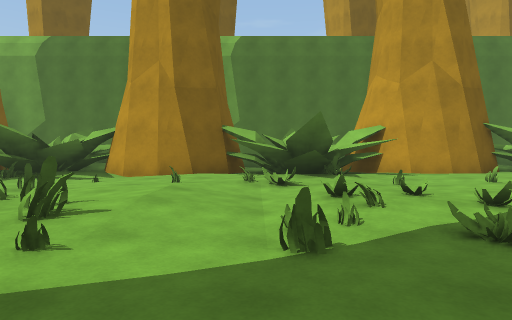
view 1 (above)

17 first-person views from a walk through a Unity game level. The camera is 1.2 m above the floor, tilts 2° down and sees 75° across. The floor is counted in squares, 2 m on a side. Each view is taken from the middle of a square. On the plan, view 1 faces up. The plan holds only what a view shows up to about 10 squares ahead; the rest is blank. The place goes on beyond the plan. The player character is not drawn. Surface patterns are stand-ins for the level's own textures.

view 2
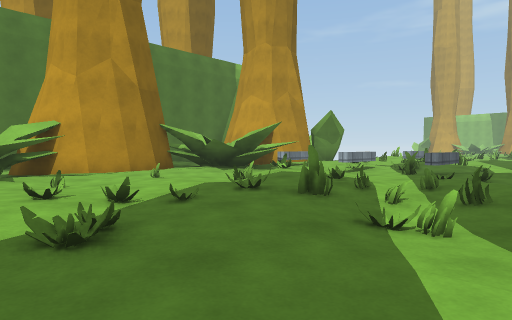

view 3
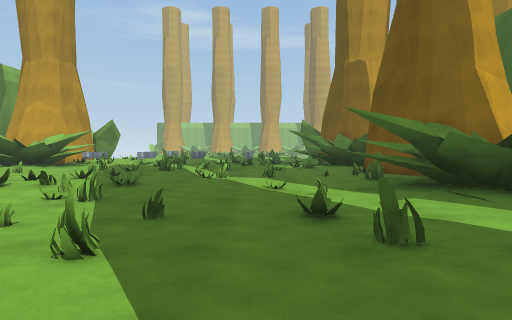

view 4
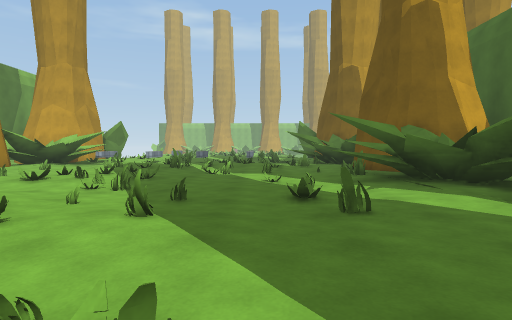

view 5
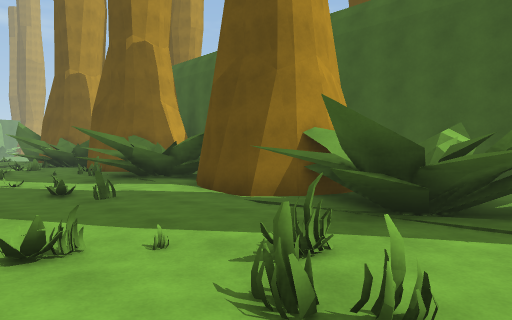

view 6
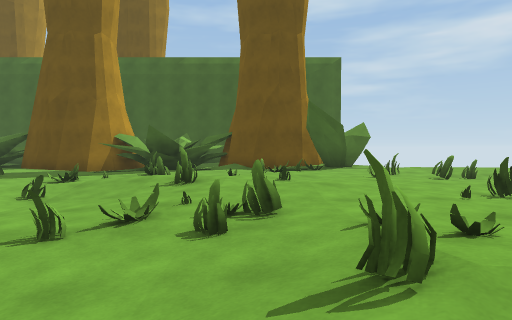

view 7
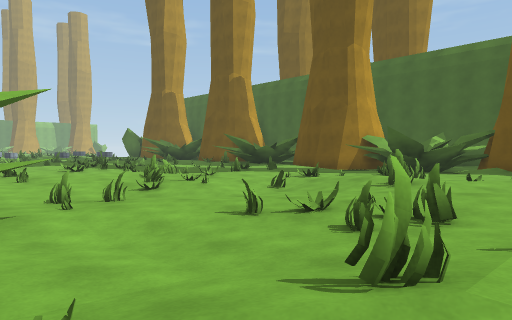

view 8
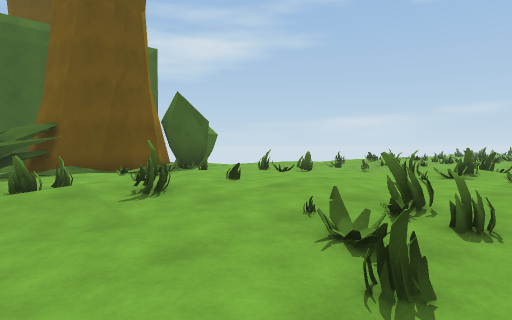

view 9
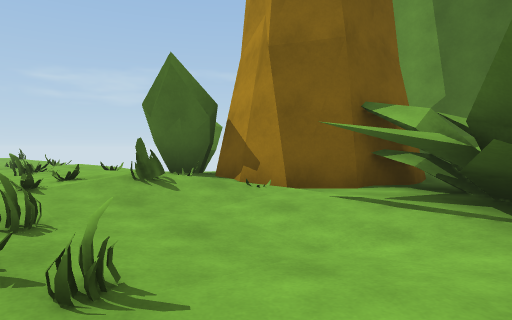

view 10
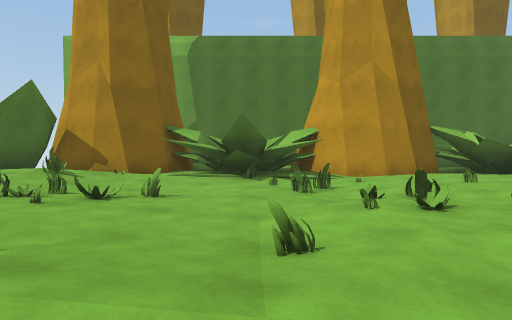

view 11
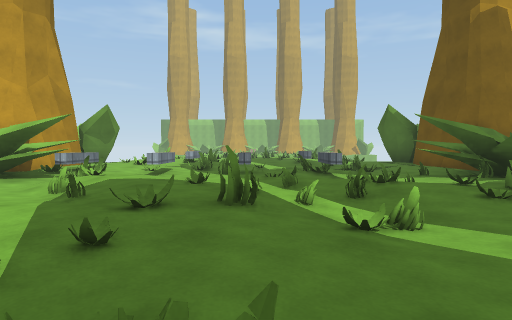

view 12
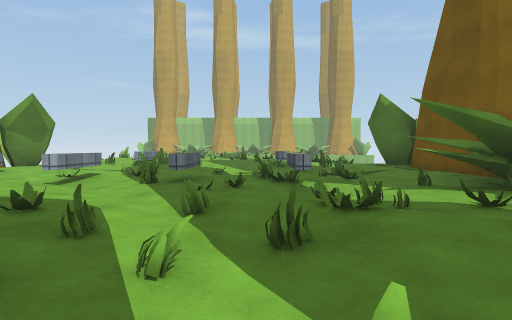

view 13
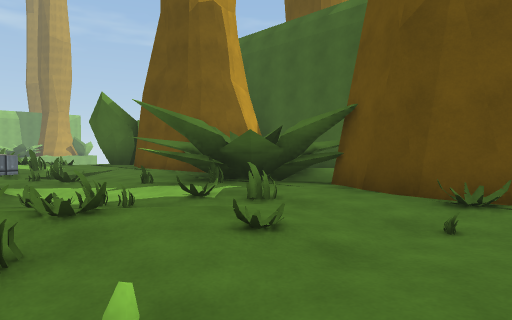

view 14
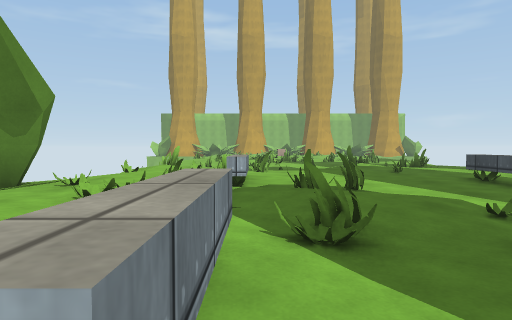

view 15
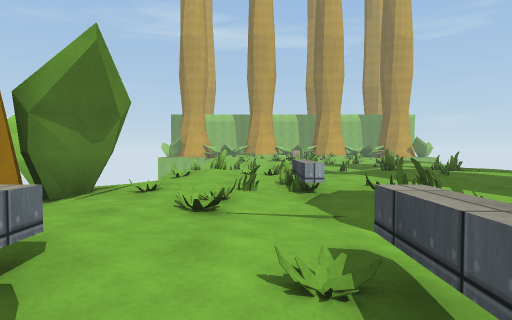

view 16
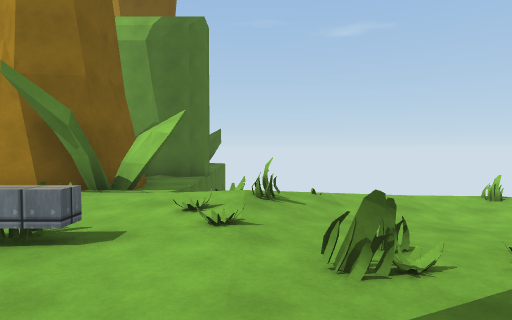

view 17
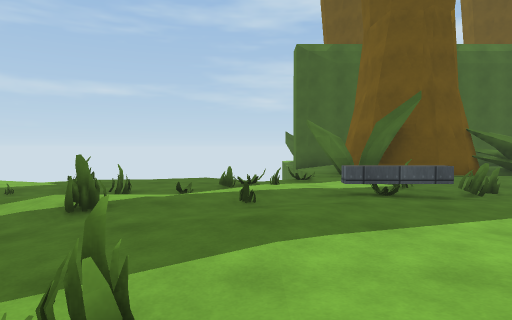

### Floor plan
Key: @ floor where view 1 was taken; # wall or solid block; x gap in a wall; . main floor; : floor 0.25 m higher than the main floor; - floor 0.25 m lower than the main floor; / step, stairs or slope; = window, fence, low wall or low ledge; ^ raised ledge.
Columns run from 15 left of view 1 to 18 right of it. Each row starts with its distance up from view 1.
 10         #^^
  9         #^##
  8     #####^###################
  7 :::::#// ^#^./ ^#^ .::#^^::#:/.:..
  6 .::::////-// ../#..=...#.::::////-
  5 ..//=:#.--.=..:/...../=:...=:#/.-.
  4  ////::==.-/=./.=:.//:/.^//:^::==
  3  =/==:::./-#/=/./.#/:=./.=/=.:::.
  2 ./ /.::://=/.x/=.=.==.//^//..:////
  1 =//.:::/:/.#.=.....=///// /.::=::/
  0  =.=..///=./...@..=///=/^/.=^::.=.
 -1  #=.=.==.#...==...../=##=.==.:=..#
 -2  //.::=#..##...^#:#/.^##^//.://...
 -3     ####/^####.^#^/##########
 -4        #############

Positions as (right, up) in squares from view 1, and headings:
1: (0, 0), facing up
2: (1, 0), facing up-right
3: (-4, 0), facing right
4: (-5, 0), facing right
5: (-7, 1), facing down-right
6: (-8, 7), facing down
7: (-9, 7), facing down-right
8: (-5, 5), facing down-left
9: (-5, 4), facing up-left
10: (-5, 0), facing up
11: (1, 2), facing right
12: (3, 1), facing right
13: (3, 1), facing down-right
14: (8, 4), facing right
15: (8, 5), facing right
16: (15, 2), facing up
17: (15, 5), facing down
